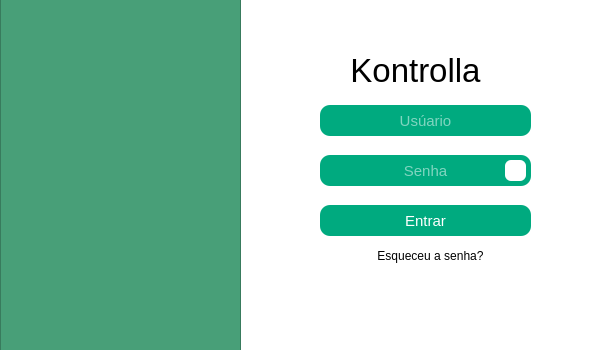
<?xml version="1.0" encoding="UTF-8"?>
<ui version="4.0">
 <class>login</class>
 <widget class="QWidget" name="login">
  <property name="geometry">
   <rect>
    <x>0</x>
    <y>0</y>
    <width>600</width>
    <height>350</height>
   </rect>
  </property>
  <property name="sizePolicy">
   <sizepolicy hsizetype="Preferred" vsizetype="Preferred">
    <horstretch>0</horstretch>
    <verstretch>0</verstretch>
   </sizepolicy>
  </property>
  <property name="minimumSize">
   <size>
    <width>600</width>
    <height>350</height>
   </size>
  </property>
  <property name="maximumSize">
   <size>
    <width>600</width>
    <height>350</height>
   </size>
  </property>
  <property name="cursor">
   <cursorShape>ArrowCursor</cursorShape>
  </property>
  <property name="windowTitle">
   <string>Form</string>
  </property>
  <property name="styleSheet">
   <string notr="true">background-color: #fff;</string>
  </property>
  <widget class="QStackedWidget" name="pagesloguin">
   <property name="geometry">
    <rect>
     <x>0</x>
     <y>-15</y>
     <width>591</width>
     <height>371</height>
    </rect>
   </property>
   <property name="currentIndex">
    <number>0</number>
   </property>
   <widget class="QWidget" name="pagina_login">
    <widget class="QLineEdit" name="txt_user">
     <property name="geometry">
      <rect>
       <x>320</x>
       <y>120</y>
       <width>211</width>
       <height>31</height>
      </rect>
     </property>
     <property name="font">
      <font>
       <pointsize>11</pointsize>
      </font>
     </property>
     <property name="styleSheet">
      <string notr="true">QLineEdit {
    background-color: rgb(0, 170, 127);
    color: rgb(255, 255, 255);
    border-radius: 10px;
 
}
</string>
     </property>
     <property name="text">
      <string/>
     </property>
     <property name="alignment">
      <set>Qt::AlignCenter</set>
     </property>
     <property name="placeholderText">
      <string>Usúario</string>
     </property>
    </widget>
    <widget class="QLabel" name="label_3">
     <property name="geometry">
      <rect>
       <x>289</x>
       <y>123</y>
       <width>30</width>
       <height>31</height>
      </rect>
     </property>
     <property name="text">
      <string/>
     </property>
     <property name="pixmap">
      <pixmap>Icones/user.png</pixmap>
     </property>
     <property name="scaledContents">
      <bool>true</bool>
     </property>
    </widget>
    <widget class="QLabel" name="label_4">
     <property name="geometry">
      <rect>
       <x>288</x>
       <y>172</y>
       <width>31</width>
       <height>31</height>
      </rect>
     </property>
     <property name="text">
      <string/>
     </property>
     <property name="pixmap">
      <pixmap>Icones/senha.png</pixmap>
     </property>
     <property name="scaledContents">
      <bool>true</bool>
     </property>
    </widget>
    <widget class="QLabel" name="label">
     <property name="geometry">
      <rect>
       <x>340</x>
       <y>60</y>
       <width>151</width>
       <height>51</height>
      </rect>
     </property>
     <property name="font">
      <font>
       <pointsize>25</pointsize>
      </font>
     </property>
     <property name="text">
      <string>Kontrolla</string>
     </property>
     <property name="alignment">
      <set>Qt::AlignCenter</set>
     </property>
    </widget>
    <widget class="QPushButton" name="btn_login">
     <property name="geometry">
      <rect>
       <x>320</x>
       <y>220</y>
       <width>211</width>
       <height>31</height>
      </rect>
     </property>
     <property name="font">
      <font>
       <pointsize>11</pointsize>
      </font>
     </property>
     <property name="cursor">
      <cursorShape>PointingHandCursor</cursorShape>
     </property>
     <property name="styleSheet">
      <string notr="true">QPushButton{
background-color: rgb(0, 170, 127);
	color: rgb(255, 255, 255);
	border-radius: 10px;

}

QPushButton:hover {
    background-color: rgb(0, 150, 110); /* Cor mais escura ao passar o mouse */
}</string>
     </property>
     <property name="text">
      <string>Entrar</string>
     </property>
    </widget>
    <widget class="QLineEdit" name="txt_senha">
     <property name="geometry">
      <rect>
       <x>320</x>
       <y>170</y>
       <width>211</width>
       <height>31</height>
      </rect>
     </property>
     <property name="font">
      <font>
       <pointsize>11</pointsize>
      </font>
     </property>
     <property name="styleSheet">
      <string notr="true">QLineEdit {
    background-color: rgb(0, 170, 127);
    color: rgb(255, 255, 255);
    border-radius: 10px;
 
}




</string>
     </property>
     <property name="text">
      <string/>
     </property>
     <property name="echoMode">
      <enum>QLineEdit::Password</enum>
     </property>
     <property name="alignment">
      <set>Qt::AlignCenter</set>
     </property>
     <property name="placeholderText">
      <string>Senha</string>
     </property>
    </widget>
    <widget class="QLabel" name="btn_esqueceu_senha">
     <property name="geometry">
      <rect>
       <x>330</x>
       <y>260</y>
       <width>201</width>
       <height>21</height>
      </rect>
     </property>
     <property name="cursor">
      <cursorShape>PointingHandCursor</cursorShape>
     </property>
     <property name="styleSheet">
      <string notr="true">QLabel{
	
	color: rgb(0, 0, 0);

}

QLabel:hover {
    color: rgb(0, 150, 110); /* Cor mais escura ao passar o mouse */
}</string>
     </property>
     <property name="text">
      <string>Esqueceu a senha?</string>
     </property>
     <property name="alignment">
      <set>Qt::AlignCenter</set>
     </property>
    </widget>
    <widget class="QLabel" name="btn_visualizar">
     <property name="geometry">
      <rect>
       <x>505</x>
       <y>175</y>
       <width>21</width>
       <height>21</height>
      </rect>
     </property>
     <property name="cursor">
      <cursorShape>PointingHandCursor</cursorShape>
     </property>
     <property name="styleSheet">
      <string notr="true">QLabel {
    background-color: rgb(255, 255, 255); 
    border-radius: 6px;      
   }




</string>
     </property>
     <property name="text">
      <string/>
     </property>
     <property name="pixmap">
      <pixmap>Icones/visualzar.png</pixmap>
     </property>
     <property name="scaledContents">
      <bool>true</bool>
     </property>
    </widget>
    <widget class="QFrame" name="frame">
     <property name="geometry">
      <rect>
       <x>0</x>
       <y>0</y>
       <width>241</width>
       <height>371</height>
      </rect>
     </property>
     <property name="styleSheet">
      <string notr="true">
background-color: rgb(72, 159, 120)</string>
     </property>
     <property name="frameShape">
      <enum>QFrame::StyledPanel</enum>
     </property>
     <property name="frameShadow">
      <enum>QFrame::Raised</enum>
     </property>
     <widget class="QLabel" name="label_2">
      <property name="geometry">
       <rect>
        <x>30</x>
        <y>90</y>
        <width>181</width>
        <height>181</height>
       </rect>
      </property>
      <property name="text">
       <string/>
      </property>
      <property name="pixmap">
       <pixmap>../Users/Isaléo Guimarães/Desktop/Software/logo/1.png</pixmap>
      </property>
      <property name="scaledContents">
       <bool>true</bool>
      </property>
     </widget>
    </widget>
   </widget>
   <widget class="QWidget" name="pagina_rsenha">
    <widget class="QLineEdit" name="txt_cser_nome">
     <property name="geometry">
      <rect>
       <x>300</x>
       <y>40</y>
       <width>271</width>
       <height>31</height>
      </rect>
     </property>
     <property name="styleSheet">
      <string notr="true">QLineEdit {
    background-color: rgb(0, 170, 127);
    color: rgb(255, 255, 255);
    border-radius: 10px;
 
}</string>
     </property>
     <property name="placeholderText">
      <string>   Digite seu nome </string>
     </property>
    </widget>
    <widget class="QLineEdit" name="txt_cser_email">
     <property name="geometry">
      <rect>
       <x>300</x>
       <y>95</y>
       <width>271</width>
       <height>31</height>
      </rect>
     </property>
     <property name="styleSheet">
      <string notr="true">QLineEdit {
    background-color: rgb(0, 170, 127);
    color: rgb(255, 255, 255);
    border-radius: 10px;
 
}</string>
     </property>
     <property name="placeholderText">
      <string>   Digite seu E-mail</string>
     </property>
    </widget>
    <widget class="QLineEdit" name="txt_cser_assunto">
     <property name="geometry">
      <rect>
       <x>300</x>
       <y>150</y>
       <width>271</width>
       <height>31</height>
      </rect>
     </property>
     <property name="styleSheet">
      <string notr="true">QLineEdit {
    background-color: rgb(0, 170, 127);
    color: rgb(255, 255, 255);
    border-radius: 10px;
 
}</string>
     </property>
     <property name="placeholderText">
      <string>  Sobre qual assunto você que tratar?</string>
     </property>
    </widget>
    <widget class="QLineEdit" name="txt_cser_msg">
     <property name="geometry">
      <rect>
       <x>300</x>
       <y>203</y>
       <width>271</width>
       <height>91</height>
      </rect>
     </property>
     <property name="styleSheet">
      <string notr="true">QLineEdit {
    background-color: rgb(0, 170, 127);
    color: rgb(255, 255, 255);
    border-radius: 10px;
 
}</string>
     </property>
     <property name="placeholderText">
      <string/>
     </property>
    </widget>
    <widget class="QPushButton" name="btn_cuser_enviar">
     <property name="geometry">
      <rect>
       <x>301</x>
       <y>300</y>
       <width>271</width>
       <height>31</height>
      </rect>
     </property>
     <property name="cursor">
      <cursorShape>PointingHandCursor</cursorShape>
     </property>
     <property name="styleSheet">
      <string notr="true">QPushButton{
background-color: rgb(0, 170, 127);
	color: rgb(255, 255, 255);
	border-radius: 10px;

}

QPushButton:hover {
    background-color: rgb(0, 150, 110); /* Cor mais escura ao passar o mouse */
}</string>
     </property>
     <property name="text">
      <string>Enviar</string>
     </property>
    </widget>
    <widget class="QLabel" name="btn_ct_voltar">
     <property name="geometry">
      <rect>
       <x>360</x>
       <y>331</y>
       <width>161</width>
       <height>21</height>
      </rect>
     </property>
     <property name="font">
      <font>
       <weight>50</weight>
       <bold>false</bold>
      </font>
     </property>
     <property name="cursor">
      <cursorShape>PointingHandCursor</cursorShape>
     </property>
     <property name="styleSheet">
      <string notr="true">QLabel{
	
	color: rgb(0, 0, 0);

}

QLabel:hover {
    color: rgb(0, 150, 110); /* Cor mais escura ao passar o mouse */
}</string>
     </property>
     <property name="text">
      <string>Clique para voltar</string>
     </property>
     <property name="alignment">
      <set>Qt::AlignCenter</set>
     </property>
    </widget>
    <widget class="QLabel" name="label_24">
     <property name="geometry">
      <rect>
       <x>10</x>
       <y>59</y>
       <width>281</width>
       <height>261</height>
      </rect>
     </property>
     <property name="text">
      <string/>
     </property>
     <property name="pixmap">
      <pixmap>logo/Design sem nome/4.png</pixmap>
     </property>
     <property name="scaledContents">
      <bool>true</bool>
     </property>
    </widget>
    <widget class="QLabel" name="label_11">
     <property name="geometry">
      <rect>
       <x>36</x>
       <y>43</y>
       <width>231</width>
       <height>31</height>
      </rect>
     </property>
     <property name="font">
      <font>
       <pointsize>14</pointsize>
      </font>
     </property>
     <property name="text">
      <string>RECUPERAR SENHA </string>
     </property>
     <property name="alignment">
      <set>Qt::AlignCenter</set>
     </property>
    </widget>
    <widget class="QLabel" name="label_20">
     <property name="geometry">
      <rect>
       <x>305</x>
       <y>24</y>
       <width>47</width>
       <height>13</height>
      </rect>
     </property>
     <property name="text">
      <string>Nome:</string>
     </property>
    </widget>
    <widget class="QLabel" name="label_21">
     <property name="geometry">
      <rect>
       <x>305</x>
       <y>79</y>
       <width>47</width>
       <height>13</height>
      </rect>
     </property>
     <property name="text">
      <string>E-mail:</string>
     </property>
    </widget>
    <widget class="QLabel" name="label_22">
     <property name="geometry">
      <rect>
       <x>305</x>
       <y>134</y>
       <width>47</width>
       <height>13</height>
      </rect>
     </property>
     <property name="text">
      <string>Assunto:</string>
     </property>
    </widget>
    <widget class="QLabel" name="label_23">
     <property name="geometry">
      <rect>
       <x>305</x>
       <y>186</y>
       <width>71</width>
       <height>16</height>
      </rect>
     </property>
     <property name="text">
      <string>Mensagem:</string>
     </property>
    </widget>
    <widget class="QLabel" name="label_5">
     <property name="geometry">
      <rect>
       <x>43</x>
       <y>298</y>
       <width>221</width>
       <height>41</height>
      </rect>
     </property>
     <property name="text">
      <string>&lt;html&gt;&lt;head/&gt;&lt;body&gt;&lt;p align=&quot;center&quot;&gt;Para recuperar sua senha você deve&lt;/p&gt;&lt;p align=&quot;center&quot;&gt;&lt;br/&gt;&lt;/p&gt;&lt;/body&gt;&lt;/html&gt;</string>
     </property>
    </widget>
    <widget class="QLabel" name="label_6">
     <property name="geometry">
      <rect>
       <x>34</x>
       <y>311</y>
       <width>241</width>
       <height>16</height>
      </rect>
     </property>
     <property name="text">
      <string>&lt;html&gt;&lt;head/&gt;&lt;body&gt;&lt;p align=&quot;center&quot;&gt;entrar em contato com Administrador&lt;/p&gt;&lt;/body&gt;&lt;/html&gt;</string>
     </property>
    </widget>
   </widget>
  </widget>
 </widget>
 <resources/>
 <connections/>
</ui>
